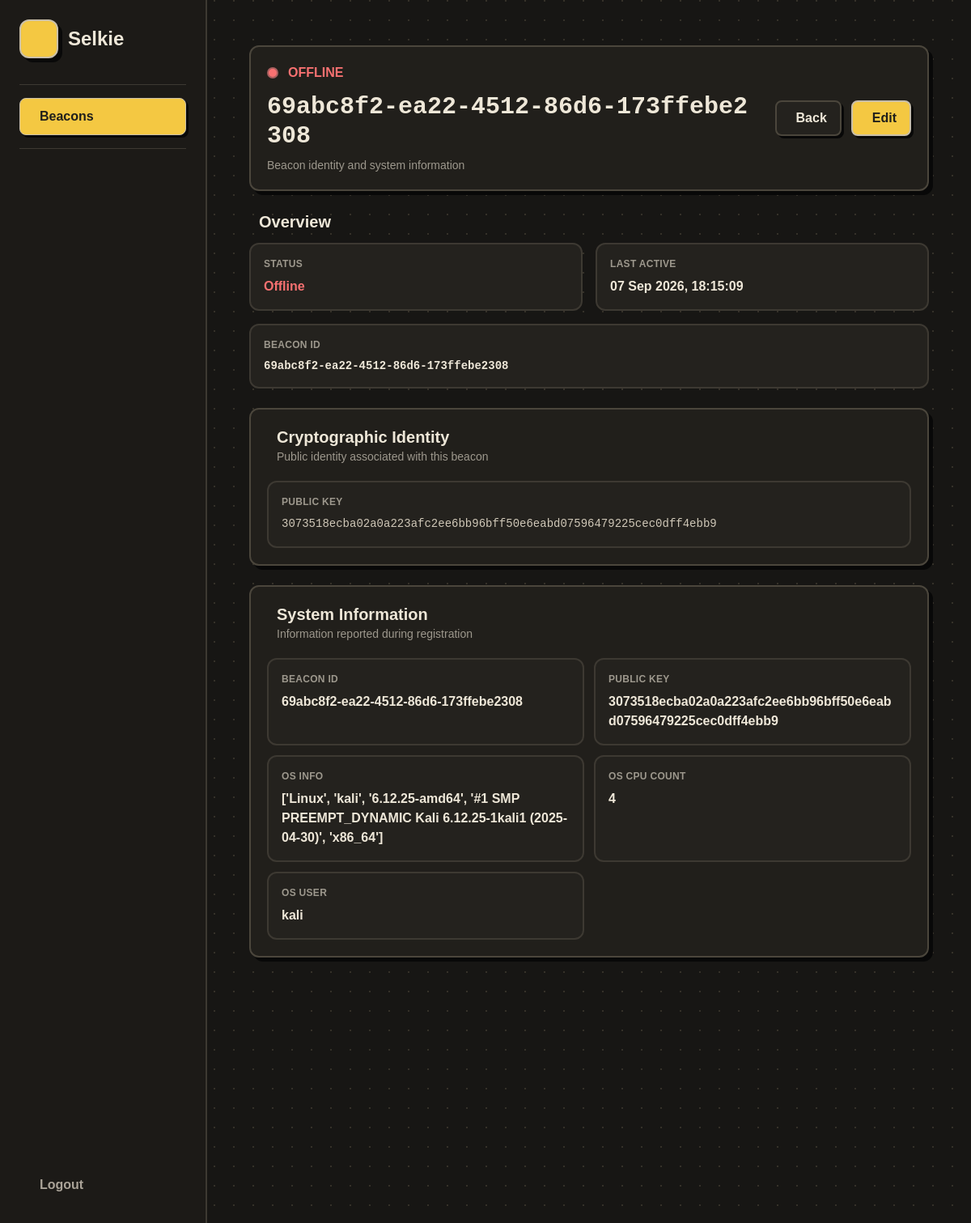
Screenshot of /dashboard/beacons/69abc8f2-ea22-4512-86d6-173ffebe2308 with the database file from the repository.
### db_manager.py (models this page shows)
class Base(DeclarativeBase):
    pass

class Beacon(Base):
    __tablename__ = "beacons"
    id: Mapped[str] = mapped_column(String, primary_key=True)
    public_key: Mapped[str] = mapped_column(String)
    system_info: Mapped[str] = mapped_column(JSON)
    registered_at: Mapped[datetime] = mapped_column(DateTime)
    last_active: Mapped[datetime] = mapped_column(DateTime)
    status: Mapped[str] = mapped_column(String, default="offline")

### dashboard.py (the view)
@dashboard.route("/beacons/<beacon_id>")
def beacon_details(beacon_id):
    with get_session() as session:
        beacon = session.query(Beacon).filter_by(id=beacon_id).first()
        if not beacon:
            return "Beacon not found", 404
        system_info = beacon.system_info
        json_system_info = json.loads(system_info)
        print("TYPE:", type(json_system_info))
        print("VALUE:", repr(beacon.system_info))
    return render_template(
        "beacon_details.html",
        beacon=beacon,
        system_info=json_system_info
    )

### db_manager.py (called while the page is built)
def get_session():
    return Session(engine)

### templates/beacon_details.html (shortened to what this page needs)
{% extends "base.html" %}
{% block content %}
<div class="min-h-screen w-full px-5 pb-8">
    <main class="w-full mx-auto">
        <section class="retro-card rounded-xl p-5 mb-6">
            <div class="flex flex-col md:flex-row
                            md:items-center
                            md:justify-between gap-5">
                <div class="min-w-0">
                    <div class="flex items-center gap-3 mb-3">
                        {% if beacon.status == "online" %}
                        <span class="w-3.5 h-3.5 rounded-full
                                           bg-green-400
                                           border-2 border-[#6fa879]"></span>
                        <span class="font-black text-green-400">
                            ONLINE
                        </span>
                        {% else %}
                        <span class="w-3.5 h-3.5 rounded-full
                                           bg-red-400
                                           border-2 border-[#a85f5f]"></span>
                        <span class="font-black text-red-400">
                            OFFLINE
                        </span>
                        {% endif %}
                    </div>
                    <h2 class="text-2xl sm:text-3xl
                                   font-black break-all mono">
                        {{ beacon.id }}
                    </h2>
                    <p class="text-sm muted mt-2">
                        Beacon identity and system information
                    </p>
                </div>
                <div class="flex gap-3 shrink-0">
                    <a href="{{ url_for('dashboard.beacons') }}" class="secondary-btn rounded-lg px-4 py-2
                                   font-bold flex items-center gap-2">
                        Back
                    </a>
                    <a href="{{ url_for('dashboard.edit_beacon', beacon_id=beacon.id) }}" class="retro-btn rounded-lg px-4 py-2
                                   font-bold flex items-center gap-2">
                        Edit
                    </a>
                </div>
            </div>
        </section>
        <section class="mb-6">
            <div class="flex items-center gap-3 mb-3">
                <h3 class="section-title text-xl font-black">
                    Overview
                </h3>
            </div>
            <div class="grid grid-cols-1 md:grid-cols-2
                            xl:grid-cols-3 gap-4">
                <div class="info-row rounded-xl p-4">
                    <div class="text-xs font-bold uppercase
                                    tracking-wide muted">
                        Status
                    </div>
                    <div class="mt-2 font-black">
                        {% if beacon.status == "online" %}
                        <span class="text-green-400">
                            Online
                        </span>
                        {% else %}
                        <span class="text-red-400">
                            Offline
                        </span>
                        {% endif %}
                    </div>
                </div>
                <div class="info-row rounded-xl p-4">
                    <div class="text-xs font-bold uppercase
                                    tracking-wide muted">
                        Last Active
                    </div>
                    <div class="mt-2 font-black">
                        {% if beacon.last_active %}
                        {{ beacon.last_active.strftime(
                        "%d %b %Y, %H:%M:%S"
                        ) }}
                        {% else %}
                        <span class="muted">
                            Never
                        </span>
                        {% endif %}
                    </div>
                </div>
                <div class="info-row rounded-xl p-4
                                md:col-span-2 xl:col-span-1">
                    <div class="text-xs font-bold uppercase
                                    tracking-wide muted">
                        Beacon ID
                    </div>
                    <div class="mt-2 font-black mono
                                    text-sm break-all">
                        {{ beacon.id }}
                    </div>
                </div>
            </div>
        </section>
        <section class="retro-card rounded-xl p-5 mb-6">
            <div class="flex items-center gap-3 mb-5">
                <div>
                    <h3 class="text-xl font-black">
                        Cryptographic Identity
                    </h3>
                    <p class="text-sm muted">
                        Public identity associated with this beacon
                    </p>
                </div>
            </div>
            <div class="info-row rounded-xl p-4">
                <div class="text-xs font-bold uppercase
                                tracking-wide muted mb-2">
                    Public Key
                </div>
                <div class="mono text-sm break-all
                                text-[#cfc7b7] leading-relaxed">
                    {% if beacon.public_key %}
                    {{ beacon.public_key }}
                    {% else %}
                    <span class="muted">
                        No public key available
                    </span>
                    {% endif %}
                </div>
            </div>
        </section>
        <section class="retro-card rounded-xl p-5">
            <div class="flex items-center gap-3 mb-5">
                <div>
                    <h3 class="text-xl font-black">
                        System Information
                    </h3>
                    <p class="text-sm muted">
                        Information reported during registration
                    </p>
                </div>
            </div>
            {% if system_info %}
            <div class="grid grid-cols-1 md:grid-cols-2
                                gap-3">
                {% for key, value in system_info.items() %}
                <div class="info-row rounded-xl p-4">
                    <div class="text-xs font-bold
                                            uppercase tracking-wide
                                            muted mb-2">
                        {{ key | replace("_", " ") }}
                    </div>
                    <div class="font-bold break-words">
                        {{ value }}
                    </div>
                </div>
                {% endfor %}
            </div>
            {% endif %}
        </section>
    </main>
</div>
{% endblock %}

### templates/base.html (style rules this page uses)
body { background: #171614; background-image: radial-gradient(circle at 1px 1px, #353129 1px, transparent 0); background-size: 24px 24px; font-family: "Trebuchet MS", sans-serif; color: #eee7d8; }
.retro-card { background: #211f1b; border: 2px solid #4b463c; box-shadow: 5px 5px 0 #080808; }
.retro-btn { background: #f4c842; color: #201f1b; border: 2px solid #c9bfa9; box-shadow: 3px 3px 0 #080808; transition: .12s; }
.secondary-btn { background: #24221e; color: #eee7d8; border: 2px solid #4b463c; box-shadow: 3px 3px 0 #080808; transition: .12s; }
.info-row { background: #24221e; border: 2px solid #3d3932; }
.muted { color: #9d988d; }
.mono { font-family: monospace; }

### rows the page displays
Beacon: id "69abc8f2-ea22-4512-86d6-173ffebe2308", last_active "07 Sep 2026, 18:15:09", public_key "3073518ecba02a0a223afc2ee6bb96bff50e6eabd07596479225cec0dff4ebb9"

### other values shown
{{ key | replace("_", " ") }} "BEACON ID" "PUBLIC KEY" "OS INFO" "OS CPU COUNT" "OS USER"
{{ value }} "69abc8f2-ea22-4512-86d6-173ffebe2308" "3073518ecba02a0a223afc2ee6bb96bff50e6eabd07596479225cec0dff4ebb9" "['Linux', 'kali', '6.12.25-amd64', '#1 SMP PREEMPT_DYNAMIC Kali 6.12.25-1kali1 (2025-04-30)', 'x86_64']" "4" "kali"
